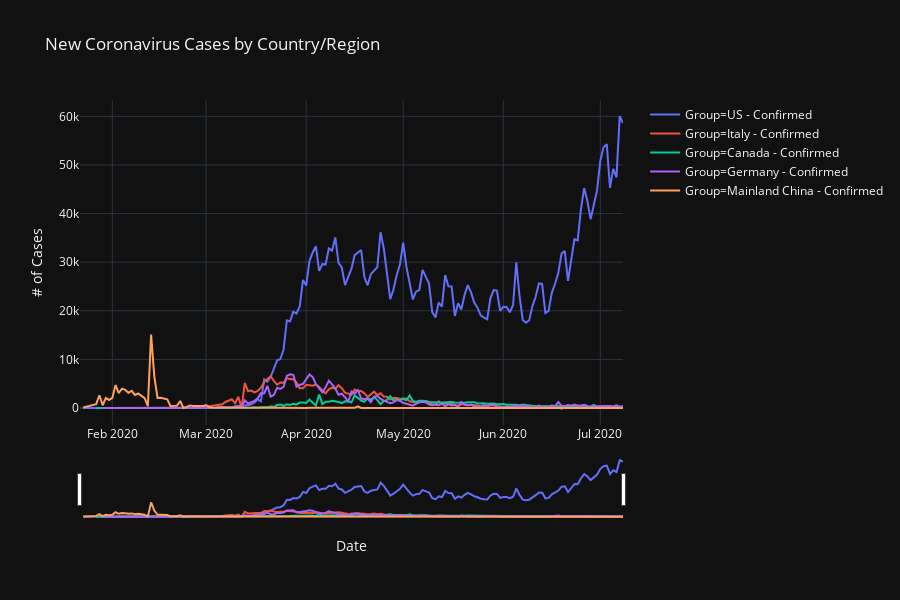

The cell this chart's notebook holds for it:
### Code cell
pfig = plot_group_ts(df_world,group_list=['US','Italy','Canada',
                                  'Germany',
                                        'Mainland China'],group_col='Country/Region',
                     new_only=True,plot_scatter=False,width=900,height=600)
pfig

### Figure 1 — Plotly figure (JSON) as saved in the notebook; plotly's stock layout.template omitted (floating-point values rounded to 4 significant figures; data arrays with more than 128 entries replaced by an {"elided": "..."} marker saying what was removed)
{"data": [{"hoverlabel": {"namelength": 0}, "hovertemplate": "Group=US - Confirmed<br>Date=%{x}<br># of Cases=%{y}", "legendgroup": "Group=US - Confirmed", "line": {"color": "#636efa", "dash": "solid"}, "mode": "lines", "name": "Group=US - Confirmed", "showlegend": true, "type": "scatter", "x": {"elided": "169 str values"}, "xaxis": "x", "y": {"elided": "169 int values"}, "yaxis": "y"}, {"hoverlabel": {"namelength": 0}, "hovertemplate": "Group=Italy - Confirmed<br>Date=%{x}<br># of Cases=%{y}", "legendgroup": "Group=Italy - Confirmed", "line": {"color": "#EF553B", "dash": "solid"}, "mode": "lines", "name": "Group=Italy - Confirmed", "showlegend": true, "type": "scatter", "x": {"elided": "169 str values"}, "xaxis": "x", "y": {"elided": "169 int values"}, "yaxis": "y"}, {"hoverlabel": {"namelength": 0}, "hovertemplate": "Group=Canada - Confirmed<br>Date=%{x}<br># of Cases=%{y}", "legendgroup": "Group=Canada - Confirmed", "line": {"color": "#00cc96", "dash": "solid"}, "mode": "lines", "name": "Group=Canada - Confirmed", "showlegend": true, "type": "scatter", "x": {"elided": "169 str values"}, "xaxis": "x", "y": {"elided": "169 int values"}, "yaxis": "y"}, {"hoverlabel": {"namelength": 0}, "hovertemplate": "Group=Germany - Confirmed<br>Date=%{x}<br># of Cases=%{y}", "legendgroup": "Group=Germany - Confirmed", "line": {"color": "#ab63fa", "dash": "solid"}, "mode": "lines", "name": "Group=Germany - Confirmed", "showlegend": true, "type": "scatter", "x": {"elided": "169 str values"}, "xaxis": "x", "y": {"elided": "169 int values"}, "yaxis": "y"}, {"hoverlabel": {"namelength": 0}, "hovertemplate": "Group=Mainland China - Confirmed<br>Date=%{x}<br># of Cases=%{y}", "legendgroup": "Group=Mainland China - Confirmed", "line": {"color": "#FFA15A", "dash": "solid"}, "mode": "lines", "name": "Group=Mainland China - Confirmed", "showlegend": true, "type": "scatter", "x": {"elided": "169 str values"}, "xaxis": "x", "y": {"elided": "169 int values"}, "yaxis": "y"}], "layout": {"height": 600, "legend": {"tracegroupgap": 0}, "title": {"text": "New Coronavirus Cases by Country/Region"}, "width": 900, "xaxis": {"anchor": "y", "domain": [0, 0.98], "rangeslider": {"visible": true}, "title": {"text": "Date"}}, "yaxis": {"anchor": "x", "domain": [0, 1], "title": {"text": "# of Cases"}}}}
